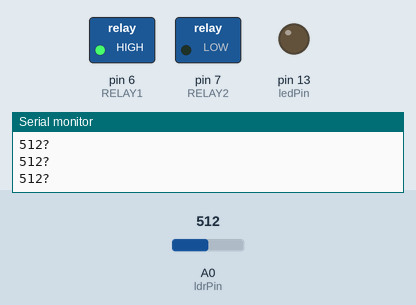
Simulated run of this sketch. Board: Arduino Uno, built with avr-gcc and run on an emulated ATmega328P. Shown: switched loads named in the sketch (green lamp = pin HIGH), output pins drawn as LEDs (lit = HIGH), the last lines printed to the serial monitor. The inputs (shaded band) are chosen by the test bench; at power-on: A0 (ldrPin) = 512.

Above: at 1.2 s.
1.3 s: A0 (ldrPin) set to 538
4.3 s: A0 (ldrPin) set to 566
At 5.4 s:
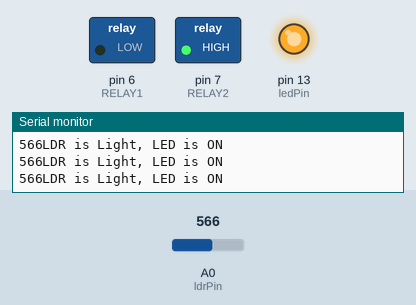
5.8 s: A0 (ldrPin) set to 540
At 6.2 s:
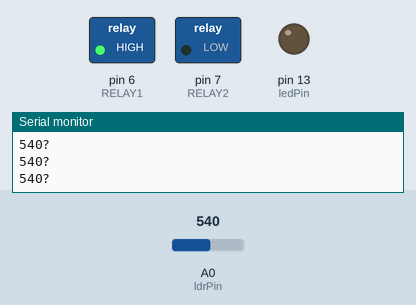
Timing chart, 0 to 8.8 s (numbered marks = the images above; inputs shaded):
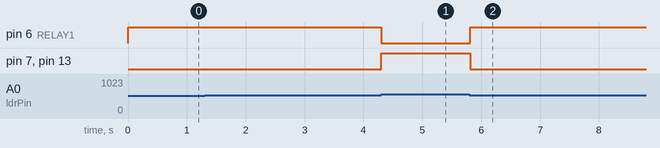

Measured:
- the behaviour switches between 549 and 550 on A0 (ldrPin) (found by bisection; images 0 and 1)
- after the input at 4.3 s, pin 6 (RELAY1): HIGH → LOW at once; pin 7 (RELAY2), pin 13 (ledPin): LOW → HIGH at once
- after the input at 5.8 s, pin 6 (RELAY1): LOW → HIGH at once; pin 7 (RELAY2), pin 13 (ledPin): HIGH → LOW at once

The sketch:

automationsensor.ino
```cpp
const int ledPin = 13;
const int ldrPin = A0;
#define RELAY1  6
#define RELAY2  7
void setup() {
  pinMode(RELAY1, OUTPUT);
  pinMode(RELAY2, OUTPUT);
Serial.begin(9600);
pinMode(ledPin, OUTPUT);
pinMode(ldrPin, INPUT);
}
void loop() {
  int ldrStatus = analogRead(ldrPin);
 if (ldrStatus >=550) {
 digitalWrite(RELAY1,LOW);
 digitalWrite(RELAY2,HIGH);
 digitalWrite(ledPin, HIGH);
  Serial.print(ldrStatus);
Serial.println("LDR is Light, LED is ON");
}
else {
  digitalWrite(RELAY1,HIGH);
  digitalWrite(RELAY2,LOW);
digitalWrite(ledPin, LOW);
Serial.print(ldrStatus);
Serial.println("?");
}
}
```
